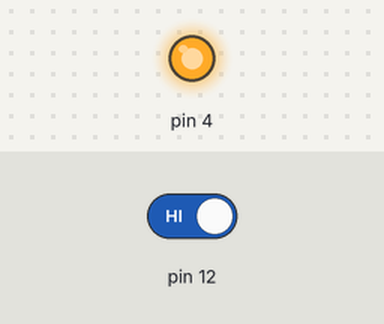
Recording of a sketch running on a simulated Arduino Uno, built with avr-gcc and run on an emulated ATmega328P. Shown: output pins drawn as LEDs (lit = HIGH). Dashed ring = blinking. Inputs (shaded band) come from the test bench; at power-on: pin 12 HIGH. Sleep ends after the set time or at an interrupt.

Above: at 5.0 s.
5.1 s: pin 12 driven LOW
At 5.25 s:
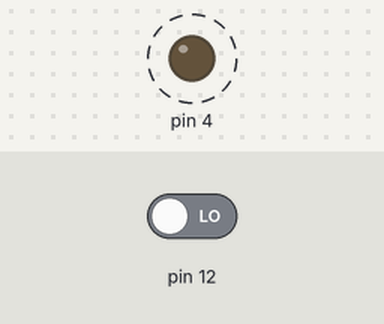
Timing chart, 0 to 14.1 s (numbered marks = the images above; inputs shaded):
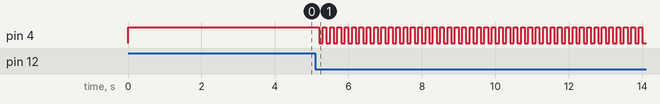

The sketch:

Sleep_Arduino.ino
```cpp
#include <avr/interrupt.h>
# include <avr/sleep.h>

void sleepATmega(){
   set_sleep_mode(SLEEP_MODE_PWR_SAVE);//Establecemos el modo de bajo consumo.
   cli();
  sleep_enable();
//  sleep_bod_disable();
   sei();
   sleep_cpu();
     digitalWrite(4,0);
   sleep_disable();
   sei();
}
void setup() {
  // put your setup code here, to run once:
  pinMode(4,OUTPUT);
  digitalWrite(4,1);
  pinMode(8,INPUT_PULLUP);
   PCMSK0 |= (1<<PCINT4); //Use PCINT6 = PB6 pin 30.
   PCICR |= (1<<PCIE0);   //Enable Pin change interrupt
   sei();
   sleepATmega();
}

void loop() {
  // put your main code here, to run repeatedly:
  digitalWrite(4,1);
  delay(100);
  digitalWrite(4,0);
  delay(100);
}
ISR(PCINT0_vect)
{
  if(!bitRead(PINB,4)) sleep_disable();
   //PORTB ^=_BV(PB4); //Toggle LED (for testing)
}
```

Measured:
- after the input at 5.1 s, pin 4: alternates HIGH for 0.10 s and LOW for 0.10 s, starting after 0.10 s
